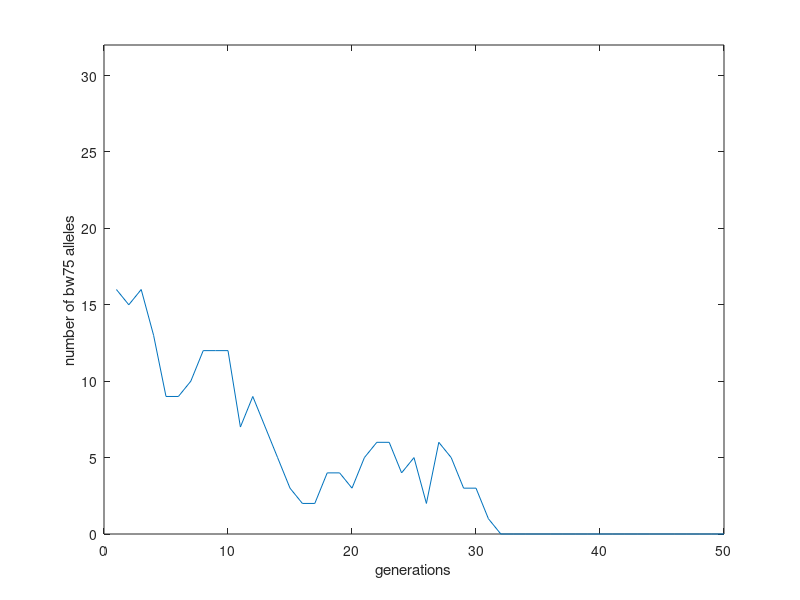

MATLAB code to generate this figure:
%Simulating the Buri Experiment (Neutral Selection)

Nalleles=32;
NGenerations=50;

%Define a vector to keep track of the number of bw75 alleles per generation
N75=zeros(NGenerations,1);
%Define the initial condition
N75(1)=Nalleles/2; %Half the alleles are initially bw75

%Loop over generations
for i=2:NGenerations
    %Loop over alleles out of my gamete pool
    for j=1:Nalleles
        %Calculate the probability of grabbing a bw75 allele
        p75=N75(i-1)/Nalleles;
        %Determine whether I grab a bw75 allele or not
        if p75>rand
            N75(i)=N75(i)+1;
            %We don't care about keeping track of what the previous 
            %generation's N75s used to be, only the proportion of alleles
        end
    end
end

figure(1)
plot(N75)
xlabel('generations')
ylabel('number of bw75 alleles')
ylim([0, Nalleles])



